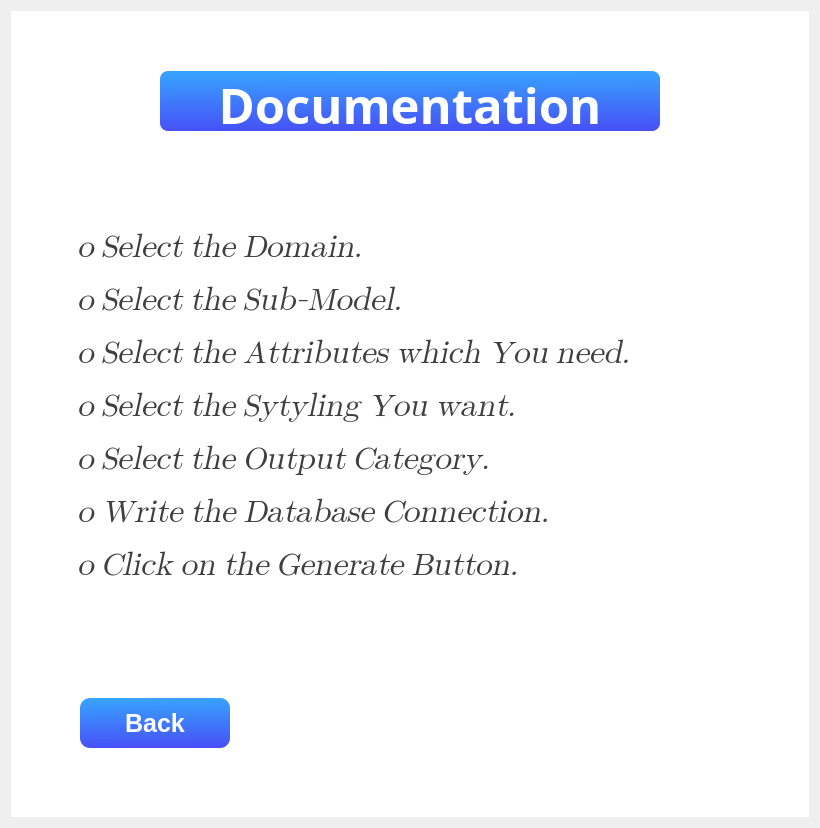
         <widget class="QWidget" name="page_8">
          <layout class="QVBoxLayout" name="verticalLayout_28">
           <item>
            <widget class="QFrame" name="frame_59">
             <property name="minimumSize">
              <size>
               <width>0</width>
               <height>0</height>
              </size>
             </property>
             <property name="maximumSize">
              <size>
               <width>16777214</width>
               <height>16777215</height>
              </size>
             </property>
             <property name="styleSheet">
              <string notr="true">background-color: rgb(255, 255, 255);</string>
             </property>
             <property name="frameShape">
              <enum>QFrame::NoFrame</enum>
             </property>
             <property name="frameShadow">
              <enum>QFrame::Raised</enum>
             </property>
             <layout class="QVBoxLayout" name="verticalLayout_31">
              <property name="spacing">
               <number>30</number>
              </property>
              <property name="leftMargin">
               <number>30</number>
              </property>
              <property name="topMargin">
               <number>30</number>
              </property>
              <property name="rightMargin">
               <number>30</number>
              </property>
              <property name="bottomMargin">
               <number>30</number>
              </property>
              <item>
               <widget class="QFrame" name="frame_60">
                <property name="minimumSize">
                 <size>
                  <width>291</width>
                  <height>120</height>
                 </size>
                </property>
                <property name="maximumSize">
                 <size>
                  <width>123177</width>
                  <height>120</height>
                 </size>
                </property>
                <property name="styleSheet">
                 <string notr="true">border:none;</string>
                </property>
                <property name="frameShape">
                 <enum>QFrame::StyledPanel</enum>
                </property>
                <property name="frameShadow">
                 <enum>QFrame::Raised</enum>
                </property>
                <layout class="QVBoxLayout" name="verticalLayout_29">
                 <property name="spacing">
                  <number>30</number>
                 </property>
                 <property name="leftMargin">
                  <number>30</number>
                 </property>
                 <property name="topMargin">
                  <number>30</number>
                 </property>
                 <property name="rightMargin">
                  <number>30</number>
                 </property>
                 <property name="bottomMargin">
                  <number>30</number>
                 </property>
                 <item alignment="Qt::AlignHCenter">
                  <widget class="QLabel" name="label_23">
                   <property name="minimumSize">
                    <size>
                     <width>500</width>
                     <height>0</height>
                    </size>
                   </property>
                   <property name="maximumSize">
                    <size>
                     <width>500</width>
                     <height>81</height>
                    </size>
                   </property>
                   <property name="font">
                    <font>
                     <family>Avenir Next</family>
                     <pointsize>37</pointsize>
                     <weight>75</weight>
                     <bold>true</bold>
                    </font>
                   </property>
                   <property name="styleSheet">
                    <string notr="true">background-color: qlineargradient(spread:pad, x1:0.502463, y1:0, x2:0.527, y2:1, stop:0 rgba(55, 164, 255, 255), stop:1 rgba(71, 80, 246, 255));
border-radius:8px;
color: rgb(255, 255, 255);</string>
                   </property>
                   <property name="text">
                    <string>Documentation</string>
                   </property>
                   <property name="alignment">
                    <set>Qt::AlignHCenter|Qt::AlignTop</set>
                   </property>
                  </widget>
                 </item>
                </layout>
               </widget>
              </item>
              <item alignment="Qt::AlignHCenter">
               <widget class="QFrame" name="frame_61">
                <property name="maximumSize">
                 <size>
                  <width>800</width>
                  <height>600</height>
                 </size>
                </property>
                <property name="styleSheet">
                 <string notr="true">border:none;
padding:10px;
border-radius:10px;</string>
                </property>
                <property name="frameShape">
                 <enum>QFrame::StyledPanel</enum>
                </property>
                <property name="frameShadow">
                 <enum>QFrame::Raised</enum>
                </property>
                <layout class="QHBoxLayout" name="horizontalLayout_7">
                 <item>
                  <widget class="QLabel" name="label_24">
                   <property name="minimumSize">
                    <size>
                     <width>700</width>
                     <height>400</height>
                    </size>
                   </property>
                   <property name="maximumSize">
                    <size>
                     <width>700</width>
                     <height>400</height>
                    </size>
                   </property>
                   <property name="font">
                    <font>
                     <family>Apple Color Emoji</family>
                     <pointsize>18</pointsize>
                    </font>
                   </property>
                   <property name="styleSheet">
                    <string notr="true">
border-radius:8px;

color: rgb(76, 76, 76);
</string>
                   </property>
                   <property name="text">
                    <string>&lt;html&gt;&lt;head/&gt;&lt;body&gt;&lt;p&gt;&lt;span style=&quot; font-family:'Times New Roman,serif'; font-size:24pt; font-style:italic; color:#3f3f3f;&quot;&gt;o Select the Domain. &lt;/span&gt;&lt;/p&gt;&lt;p&gt;&lt;span style=&quot; font-family:'Times New Roman,serif'; font-size:24pt; font-style:italic; color:#3f3f3f;&quot;&gt;o Select the Sub-Model. &lt;/span&gt;&lt;/p&gt;&lt;p&gt;&lt;span style=&quot; font-family:'Times New Roman,serif'; font-size:24pt; font-style:italic; color:#3f3f3f;&quot;&gt;o Select the Attributes which You need. &lt;/span&gt;&lt;/p&gt;&lt;p&gt;&lt;span style=&quot; font-family:'Times New Roman,serif'; font-size:24pt; font-style:italic; color:#3f3f3f;&quot;&gt;o Select the Sytyling You want. &lt;/span&gt;&lt;/p&gt;&lt;p&gt;&lt;span style=&quot; font-family:'Times New Roman,serif'; font-size:24pt; font-style:italic; color:#3f3f3f;&quot;&gt;o Select the Output Category.&lt;/span&gt;&lt;/p&gt;&lt;p&gt;&lt;span style=&quot; font-family:'Times New Roman,serif'; font-size:24pt; font-style:italic; color:#3f3f3f;&quot;&gt;o Write the Database Connection.&lt;/span&gt;&lt;/p&gt;&lt;p&gt;&lt;span style=&quot; font-family:'Times New Roman,serif'; font-size:24pt; font-style:italic; color:#3f3f3f;&quot;&gt;o Click on the Generate Button.&lt;/span&gt;&lt;/p&gt;&lt;/body&gt;&lt;/html&gt;</string>
                   </property>
                   <property name="alignment">
                    <set>Qt::AlignLeading|Qt::AlignLeft|Qt::AlignTop</set>
                   </property>
                  </widget>
                 </item>
                </layout>
               </widget>
              </item>
              <item>
               <widget class="QFrame" name="frame_62">
                <property name="minimumSize">
                 <size>
                  <width>0</width>
                  <height>60</height>
                 </size>
                </property>
                <property name="styleSheet">
                 <string notr="true">background-color: rgb(255, 255, 255);
border-radius:10px;</string>
                </property>
                <property name="frameShape">
                 <enum>QFrame::StyledPanel</enum>
                </property>
                <property name="frameShadow">
                 <enum>QFrame::Raised</enum>
                </property>
                <layout class="QHBoxLayout" name="horizontalLayout_36">
                 <item alignment="Qt::AlignLeft">
                  <widget class="QFrame" name="frame_63">
                   <property name="frameShape">
                    <enum>QFrame::StyledPanel</enum>
                   </property>
                   <property name="frameShadow">
                    <enum>QFrame::Raised</enum>
                   </property>
                   <layout class="QVBoxLayout" name="verticalLayout_27">
                    <property name="spacing">
                     <number>30</number>
                    </property>
                    <property name="leftMargin">
                     <number>30</number>
                    </property>
                    <property name="topMargin">
                     <number>30</number>
                    </property>
                    <property name="rightMargin">
                     <number>30</number>
                    </property>
                    <property name="bottomMargin">
                     <number>30</number>
                    </property>
                    <item>
                     <widget class="QPushButton" name="pushButton_9">
                      <property name="minimumSize">
                       <size>
                        <width>150</width>
                        <height>50</height>
                       </size>
                      </property>
                      <property name="maximumSize">
                       <size>
                        <width>150</width>
                        <height>50</height>
                       </size>
                      </property>
                      <property name="font">
                       <font>
                        <pointsize>19</pointsize>
                        <weight>75</weight>
                        <bold>true</bold>
                       </font>
                      </property>
                      <property name="cursor">
                       <cursorShape>PointingHandCursor</cursorShape>
                      </property>
                      <property name="styleSheet">
                       <string notr="true">background-color: qlineargradient(spread:pad, x1:0.502463, y1:0, x2:0.527, y2:1, stop:0 rgba(55, 164, 255, 255), stop:1 rgba(71, 80, 246, 255));
color: rgb(255, 255, 255);</string>
                      </property>
                      <property name="text">
                       <string>Back</string>
                      </property>
                     </widget>
                    </item>
                   </layout>
                  </widget>
                 </item>
                 <item alignment="Qt::AlignRight">
                  <widget class="QFrame" name="frame_64">
                   <property name="minimumSize">
                    <size>
                     <width>80</width>
                     <height>0</height>
                    </size>
                   </property>
                   <property name="frameShape">
                    <enum>QFrame::StyledPanel</enum>
                   </property>
                   <property name="frameShadow">
                    <enum>QFrame::Raised</enum>
                   </property>
                   <layout class="QVBoxLayout" name="verticalLayout_30">
                    <property name="spacing">
                     <number>30</number>
                    </property>
                    <property name="leftMargin">
                     <number>30</number>
                    </property>
                    <property name="topMargin">
                     <number>30</number>
                    </property>
                    <property name="rightMargin">
                     <number>30</number>
                    </property>
                    <property name="bottomMargin">
                     <number>30</number>
                    </property>
                    <item>
                     <widget class="QPushButton" name="pushButton_10">
                      <property name="minimumSize">
                       <size>
                        <width>40</width>
                        <height>40</height>
                       </size>
                      </property>
                      <property name="maximumSize">
                       <size>
                        <width>40</width>
                        <height>40</height>
                       </size>
                      </property>
                      <property name="font">
                       <font>
                        <pointsize>24</pointsize>
                        <weight>75</weight>
                        <bold>true</bold>
                       </font>
                      </property>
                      <property name="cursor">
                       <cursorShape>PointingHandCursor</cursorShape>
                      </property>
                      <property name="styleSheet">
                       <string notr="true">
border-radius:20px;

qproperty-icon: url(:/all_icons/icons/7945189.png);
qproperty-iconSize: 40px;
border:none;
color: rgb(0, 0, 0);</string>
                      </property>
                      <property name="text">
                       <string/>
                      </property>
                     </widget>
                    </item>
                   </layout>
                  </widget>
                 </item>
                </layout>
               </widget>
              </item>
             </layout>
            </widget>
           </item>
          </layout>
         </widget>
